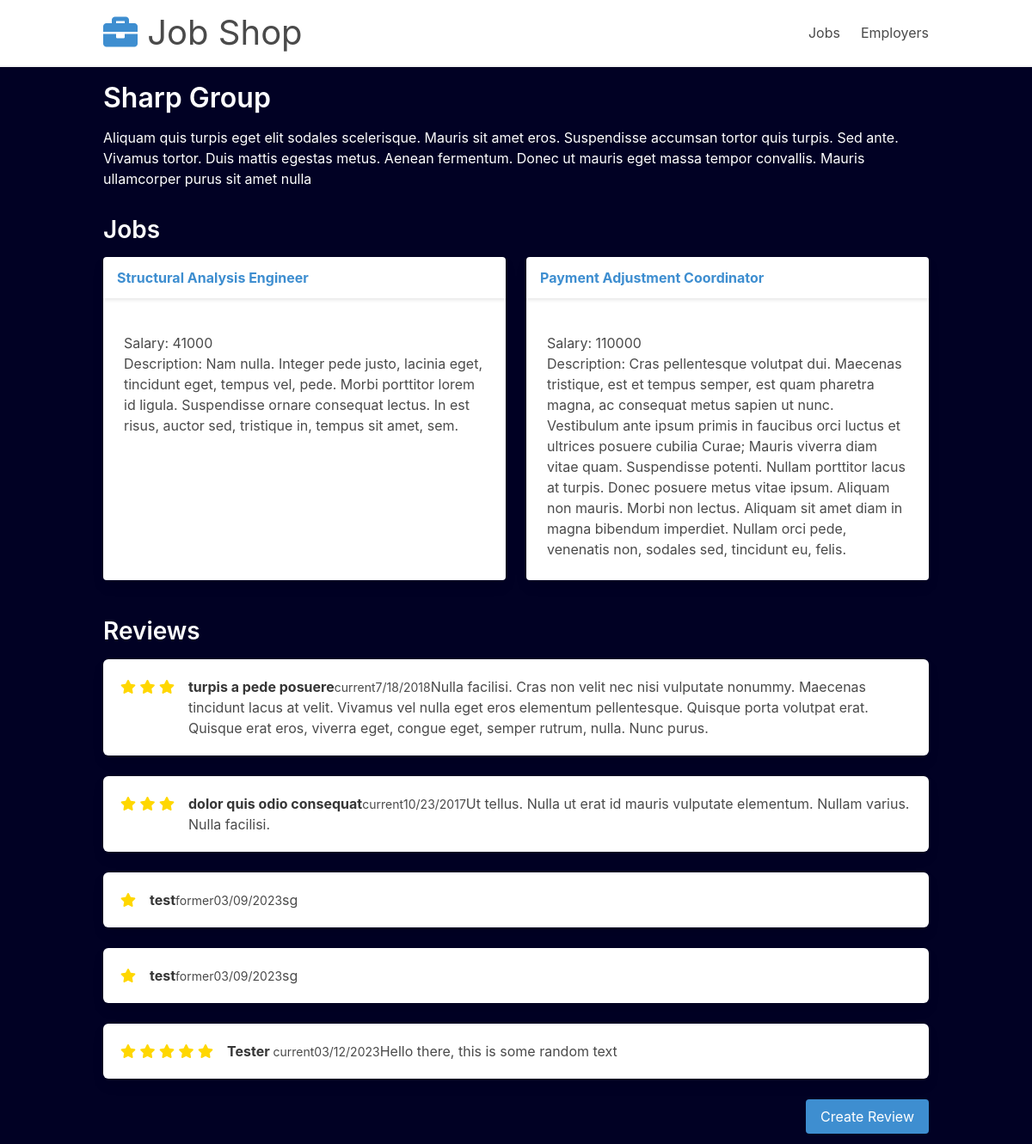
The page /employer/1 on the database its author committed.
### tables this page shows
CREATE TABLE "employer" (
"id" INTEGER PRIMARY KEY AUTOINCREMENT,
"name" VARCHAR,
"description" TEXT,
"address" VARCHAR,
"city" VARCHAR,
"state" VARCHAR,
"zip" VARCHAR
);

CREATE TABLE "job" (
"id" INTEGER PRIMARY KEY AUTOINCREMENT,
"title" VARCHAR,
"description" TEXT,
"salary" VARCHAR,
"employer_id" INTEGER
);

CREATE TABLE "review" (
"id" INTEGER PRIMARY KEY AUTOINCREMENT,
"review" TEXT,
"rating" INTEGER,
"title" VARCHAR,
"date" DATETIME,
"status" VARCHAR,
"employer_id" INTEGER
);

### app.py (the view)
@app.route('/employer/<employer_id>')
def employer(employer_id):
    employer = execute_sql('SELECT * FROM employer WHERE id=?', [employer_id], single=True)
    jobs = execute_sql('SELECT job.id, job.title, job.description, job.salary FROM job JOIN employer ON employer.id = job.employer_id WHERE employer.id = ?', [employer_id])
    reviews = execute_sql('SELECT review, rating, title, date, status FROM review JOIN employer ON employer.id = review.employer_id WHERE employer.id = ?', [employer_id])
    return render_template('employer.html', employer=employer, jobs=jobs, reviews=reviews)

### app.py (called while the page is built)
def open_connection():
    connection = getattr(g, '_connection', None)
    if connection is None:
        connection, g._connection = sqlite3.connect(PATH), sqlite3.connect(PATH)
    connection.row_factory = sqlite3.Row
    return connection

def execute_sql(sql, values=(), commit=False, single=False):
    connection = open_connection()
    cursor = connection.execute(sql, values)
    if commit is True:
        results = connection.commit()
    else:
        results = cursor.fetchone() if single else cursor.fetchall()
    cursor.close()
    return results

@app.teardown_appcontext
def close_connection(exception):
    connection = getattr(g, '_connection', None)
    if connection is not None:
        connection.close()

### templates/employer.html
{% extends 'layout.html' %}
{% block content %}
<div class="has-text-white">
    <h1 class="has-text-white">{{employer['name']}}</h1>
    <div class="description">
        <p>{{employer['description']}}</p>
    </div>
</div>
  <h2 class="has-text-white">Jobs</h2>
    {{show_jobs(jobs)}}
  <h2 class="has-text-white">Reviews</h2>
      {% for review in reviews %}
    <div class="box">
      <article class="media">
        <div class="media-left">
            {% for _ in range(0, review['rating']): %}
            <span class="fa fa-star checked" style="color:gold"></span>
            {% endfor %}
        </div>
        <div class="media-content">
          <div class="content">
            <p><strong>{{review['title']}}</strong><small>{{review['status']}}</small><small>{{review['date']}}</small>{{review['review']}}</p>
          </div>
        </div>
      </article>
    </div>
    {% endfor %}
  <div class="columns">
    <div class="column">
      <a class="button is-info is-pulled-right" href="{{ url_for('review', employer_id=employer['id']) }}">Create Review</a>
    </div>
  </div>
{% endblock %}

### templates/layout.html (shortened to what this page needs)
{% from '_macros.html' import show_job, show_jobs, show_employers with context %}
<!doctype html>
<html has-navbar-fixed-top>
  <head>
    <link rel="stylesheet" href="https://use.fontawesome.com/releases/v5.2.0/css/all.css">
    <link rel="stylesheet" href="{{ url_for('static', filename='bundle.css') }}">
  </head>
  <body>
    {% include 'navbar.html' %}
    <div class="container pt-6 mt-6">
      <div class="content">
        {% block content %}
        {% endblock %}
      </div>
    </div>
  </body>
</html>

### templates/_macros.html (shortened to what this page needs)
{% macro show_job(job)%}
<div class="card adjust-height">
    <header class="card-header">
      <p class="card-header-title">
        <a class="has-text-info" href="{{url_for('job', job_id=job['id'])}}">{{job['title']}}</a>
      </p>
    </header>
    <div class="card-content">
      <div class="content">
        <div>Salary: {{job['salary']}} </div>
        <p>Description: {{job['description']}} </p>
      </div>
    </div>
  </div>
{%endmacro%}
{% macro show_jobs(jobs)%}
    <div class="columns is-multiline">
        {% for job in jobs %}
            <div class="column is-half">
                {{ show_job(job)}}
            </div>
        {% endfor %}
    </div>
{% endmacro %}

### templates/navbar.html (shortened to what this page needs)
<nav class="navbar is-transparent is-fixed-top has-shadow" role="navigation" aria-label="main navigation">
    <div class="container">
      <div class="navbar-brand">
        <a class="navbar-item" href="/">
          <h1 class="is-size-2"><i class="fas fa-briefcase has-text-info"></i> Job Shop</h1>
        </a>
      </div>
      <div id="navbarBasicExample" class="navbar-menu">
        <div class="navbar-end">
          <a class="navbar-item" href="{{ url_for('jobs')}}">
              Jobs
            </a>
            <a class="navbar-item" href="{{ url_for('employers')}}">
              Employers
            </a>
        </div>
      </div>
    </div>
  </nav>

### rows shown on the page
employer: name "Sharp Group", description "Aliquam quis turpis eget elit sodales scelerisque. Mauris sit amet eros. Suspendisse accumsan tortor quis turpis. Sed ante. Vivamus tortor. Duis mattis egestas metus. Aenean fermentum. Donec ut mauris eget massa tempor convallis. Mauris ullamcorper purus sit amet nulla"
job: title "Structural Analysis Engineer", salary "41000", description "Nam nulla. Integer pede justo, lacinia eget, tincidunt eget, tempus vel, pede. Morbi porttitor lorem id ligula. Suspendisse ornare consequat lectus. In est risus, auctor sed, tristique in, tempus sit amet, sem."
job: title "Payment Adjustment Coordinator", salary "110000", description "Cras pellentesque volutpat dui. Maecenas tristique, est et tempus semper, est quam pharetra magna, ac consequat metus sapien ut nunc. Vestibulum ante ipsum primis in faucibus orci luctus et ultrices posuere cubilia Curae; Mauris viverra diam vitae quam. Suspendisse potenti. Nullam porttitor lacus at turpis. Donec posuere metus vitae ipsum. Aliquam non mauris. Morbi non lectus. Aliquam sit amet diam in magna bibendum imperdiet. Nullam orci pede, venenatis non, sodales sed, tincidunt eu, felis."
review: rating 3 (drawn), title "turpis a pede posuere", status "current", date "7/18/2018", review "Nulla facilisi. Cras non velit nec nisi vulputate nonummy. Maecenas tincidunt lacus at velit. Vivamus vel nulla eget eros elementum pellentesque. Quisque porta volutpat erat. Quisque erat eros, viverra eget, congue eget, semper rutrum, nulla. Nunc purus."
review: rating 3 (drawn), title "dolor quis odio consequat", status "current", date "10/23/2017", review "Ut tellus. Nulla ut erat id mauris vulputate elementum. Nullam varius. Nulla facilisi."
review: rating 1 (drawn), title "test", status "former", date "03/09/2023", review "sg"
review: rating 1 (drawn), title "test", status "former", date "03/09/2023", review "sg"
review: rating 5 (drawn), title "Tester", status "current", date "03/12/2023", review "Hello there, this is some random text"
